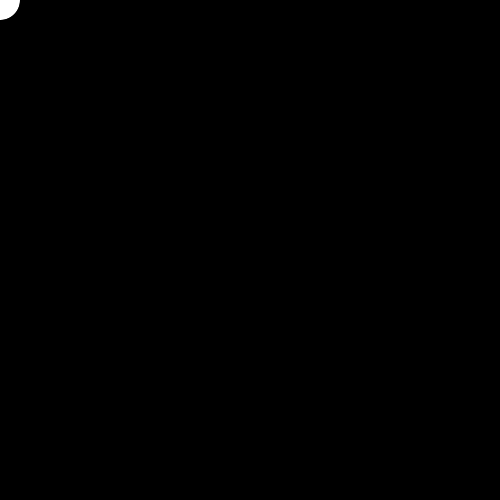
Frame 1 (no input)
Frame 60 (the mouse pressed at the canvas centre just before this capture): identical to frame 1, image omitted
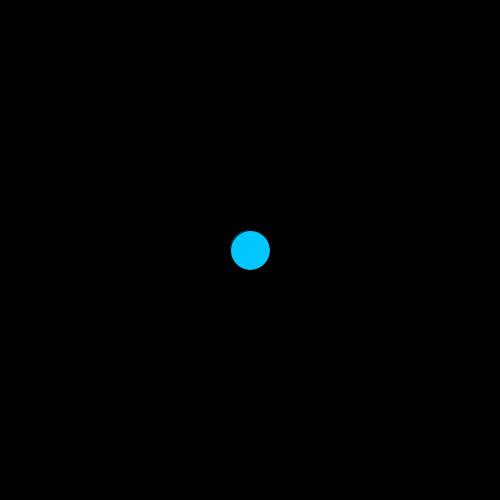
Frame 120 (the mouse held since frame 60 and released just before this capture)

The Processing sketch that drew these frames (run headless with seeded random() and noise(); from frame 60 on, the mouse is pressed at the canvas centre):

// Processing sketch: sketch_2ifStatements
// ── sketch_2ifStatements.pde
void setup() {
  size(500,500);
  
}

void draw() {
  background(0);
  if(mouseX<250){
    fill(255);
  }else{
    fill(0,200,255);
  }
  
  ellipse(mouseX,mouseY,40,40);
}
